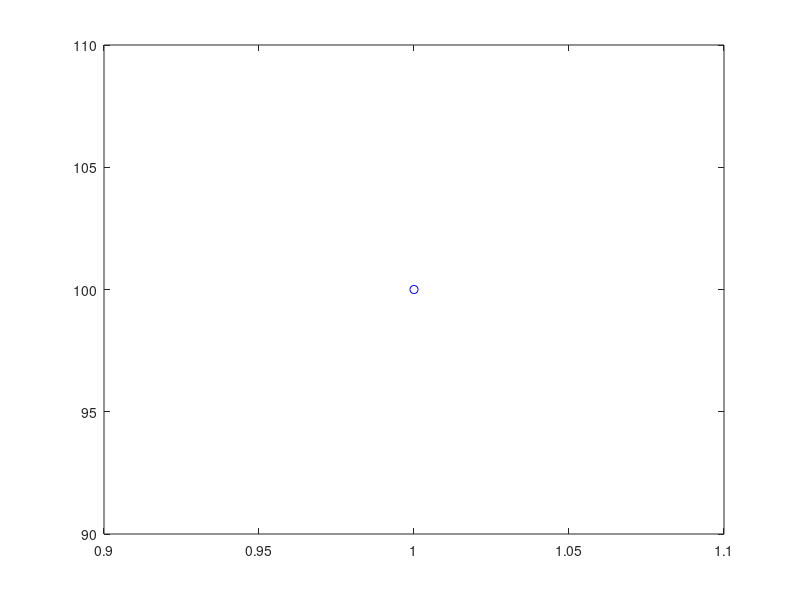

The MATLAB source for this figure: (Note: this script raises an error after producing the figure.)
clear()
initialx = 100;
initialy = 100;
initialxv = 5;
initialyv = 5;
initialxa = 5;
initialya = 50;
runtime = 1000;
object1 = zeros(runtime,6);
object1(1,:) = [initialx initialy initialxv initialyv initialxa initialya];
object1(:,5) = initialxa;
object1(:,6) = initialya;

for i = 2:runtime
    object1(i,3) = object1(i-1,3) + object1(i-1,5);
    object1(i,4) = object1(i-1,4) + object1(i-1,6);
    object1(i,1) = object1(i-1,1) + object1(i,3);
    object1(i,2) = object1(i-1,1) + object1(i,4);
end

comet([object1(:,1) object1(:,2)]);
